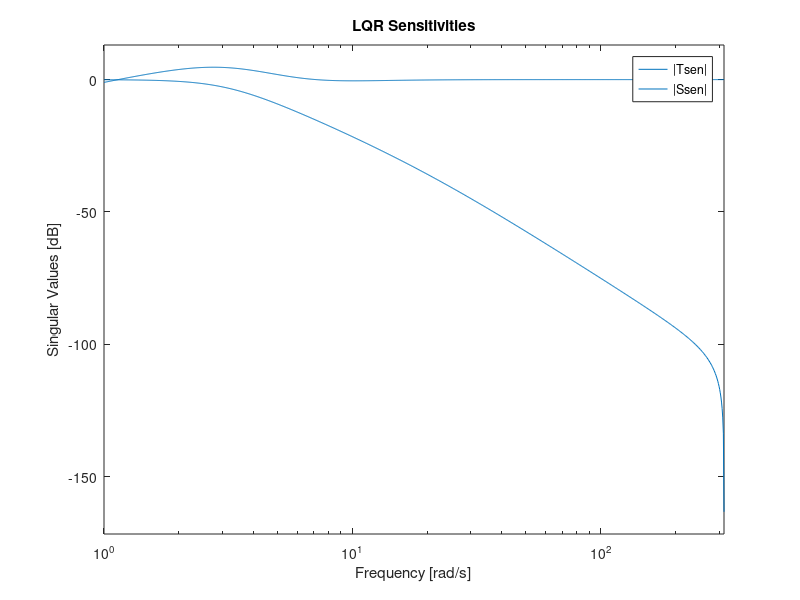
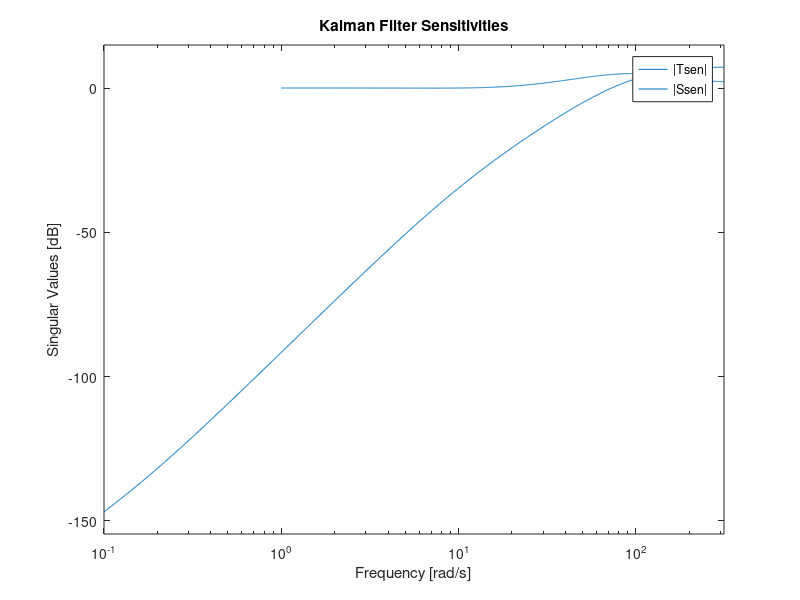
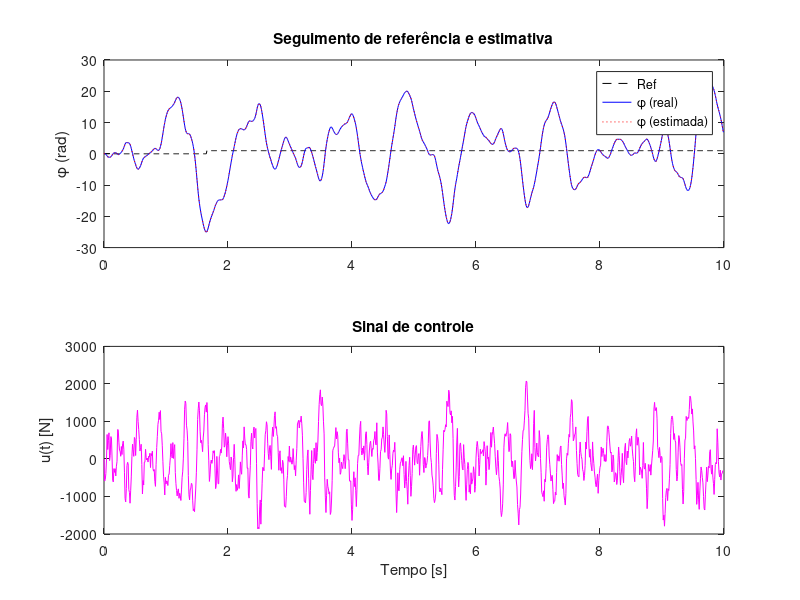

MATLAB code for these plots, in order:
%% Atividade 02: Controle do pêndulo invertido sobre carro usando LQG.
clear all; close all; clc;

%% Planta do pêndulo invertido 
% Ref.: https://ctms.engin.umich.edu/CTMS/index.php?example=InvertedPendulum&section=SystemModeling 
% A variável sensorialmente medida é a posição angular do pêndulo (phi)

% Parametros do sistema
M = 0.5; m = 0.2; b = 0.1; I = 0.006; g = 9.8; l = 0.3;   

% Modelo em Espaço de Estados Contínuo
p = I*(M+m)+M*m*l^2; 

A = [0      1              0           0;
     0 -(I+m*l^2)*b/p  (m^2*g*l^2)/p   0;
     0      0              0           1;
     0 -(m*l*b)/p       m*g*l*(M+m)/p  0];

B = [0; (I+m*l^2)/p; 0; m*l/p];

C = [1 0 0 0]; %[0 0 1 0 0] % apenas o angulo do pendulo é medido 

D = [0];

sys_ss_c = ss(A,B,C,D, ...
    'statename', {'x' 'x_dot' 'phi' 'phi_dot'}, ...
    'inputname',{'u'}, ...
    'outputname', {'y'});

% Modelo de Espaço de Estado Discreto
Ts = 0.01; % s
sys_ss_d = c2d(sys_ss_c,Ts)
[Ad, Bd, Cd, Dd] = ssdata(sys_ss_d);

% Modelo Aumentando de Espaço de Estado Discreto
% Adicionar o integrador
Aa = [1,     Cd*Ad;
       zeros(size(Ad,1),1), Ad];  
Ba = [Cd*Bd;
       Bd];
Ca = [1 0 0 0 0];    % [0 0 1 0 0]
Da = 0;

sys_ss_d_a = ss(Aa,Ba,Ca,Da,Ts)

% Verificação de controlabilidade e observabilidade
Co = ctrb(Ad, Bd); Ob = obsv(Ad, Cd);

if rank(Co) == size(Ad,1)
    disp("Sistema Controlável");
else
    warning("Sistema NÃO é Controlável");
end

if rank(Ob) == size(Ad,1)
    disp("Sistema Observável");
else
    warning("Sistema NÃO é Observável");
end

%% Controlador LQR
             % x  x_dot  phi  phi_dot  int   
Q_lqr = diag([ 1    1    100    100     1]);   % ponderação das variaveis de estados
R_lqr = 1;                                     % ponderação do sinal de controle

K = dlqr(Aa,Ba,Q_lqr,R_lqr)

%% Analise da resposta em frequencia do LQR
Tsen = ss(Aa-Ba*K,Ba*K(1),Ca,Da,Ts); % TODO: K(3) ou K(1)?
Ssen = eye(1,1)-Tsen; 

mt = max( sigma(Tsen) );
ms = max( sigma(Ssen) );

GmdB = min( 20*log10(ms/(ms-1)), 20*log10(1+(1/mt)) );
Pmdeg = (180/pi)*min( (2*asin(1/(2*ms)) ), (2*asin(1/(2*mt)) ) );

disp('Análise LQG');
disp('Margens de ganho e fase obtidas por análise de malha fechada:');
disp('GmdB = '); disp(GmdB);
disp('Pmdeg = '); disp(Pmdeg);

figure; sigma(Tsen); hold; sigma(Ssen); grid;
legend('|Tsen|','|Ssen|'); title('LQR Sensitivities');

%% Filtro de Kalman (Observador)
            % x  x_dot  phi  phi_dot  int
Q_kf = diag([ 1    1    100     1     50]);
R_kf = 1;
L = (dlqr(Aa',Ca',Q_kf,R_kf))' % metodo LQR

%% Analise da resposta em frequencia do Filtro de Kalman
% clear Tsen Ssen mt ms GmdB Pmdeg
Tsen = ss(Aa-L*Ca,L,Ca,Da,Ts);
Ssen = eye(1,1)-Tsen;

mt = max( sigma(Tsen) );
ms = max( sigma(Ssen) );

GmdB = min( 20*log10(ms/(ms-1)), 20*log10(1+(1/mt)) );
Pmdeg = (180/pi)*min( (2*asin(1/(2*ms)) ), (2*asin(1/(2*mt)) ) );

disp('Análise do Filtro de Kalman');
disp('Margens de ganho e fase obtidas por análise de malha fechada:');
disp('GmdB = '); disp(GmdB);
disp('Pmdeg = '); disp(Pmdeg);

figure; sigma(Tsen); hold; sigma(Ssen); grid;
legend('|Tsen|','|Ssen|'); title('Kalman Filter Sensitivities');

%% Compensador dinâmico completo LQG

% Configurações da simulação
tfinal = 10;                % tempo de simulação (s)
N = round(tfinal/Ts);       % numero de amostras
t = 0:Ts:N*Ts-Ts;           

% Condições iniciais
x(:,1) = [0.1; 0; 0.1; 0];   % posição, velocidade, angulo, velocidade angular
xa(:,1) = [0; 0; 0; 0; 0];   % integrador + estados estimados

y(1) = C*x(:,1);             % saida medida inicial
ya(1) = Ca*xa(:,1);          % saida estimada inicial

x1e(1) = xa(2,1); 
x2e(1) = xa(3,1);
x3e(1) = xa(4,1);
x4e(1) = xa(5,1);

% Disturbios na entrada e saida
w = 1*wgn(1,N, 1e-3, 'linear');
% w2(1:round(N/2))=0; w2(round(N/2)+1:N)=+0.02; 
v = 1*wgn(1,N, 1e-3, 'linear'); 
v2(1:round(N/2))=0; v2(round(N/2)+1:N)=+0.2*0;

ref(1:round(N/6))= 0; ref(round(N/6):N)=1;   % referencia 
u = zeros(1, N);    % controle aplicado
du = zeros(1, N);  

% Simulação
for k = 2:N
    % Sistema real
    x(:,k) = Ad*x(:,k-1) + Bd*u(k-1) + [1;0;0;0]*w(k); 
    y(k) = C*x(:,k) + v(k) +v2(k);                        
    
    % Estimador de estados (Filtro de Kalman com integrador)
    xa(:,k) = Aa*xa(:,k-1) + Ba*du(k-1) + L*( y(k-1) - ya(k-1) );
    ya(k) = Ca*xa(:,k);

    % Controle LQR com ação integrativa
    du(k) = K * ( [ref(N); zeros(4,1)] - xa(:,k) );
    
    % Atualiza controle total aplicando integrador na entrada
    u(k) = u(k-1) + du(k);

    % Estados estimados individualmente
%     x1e(k) = xa(2,k);
%     x2e(k) = xa(3,k);
%     x3e(k) = xa(4,k);
%     x4e(k) = xa(5,k);
end

% Calculo da Função Custo (TODO: validacao pendente)
% J = sum(x(3,:).^2 + u.^2)

%% Plots
% Comparação entre referência, saída real e estimada
figure;
subplot(2,1,1)
    plot(t, ref, 'k--'); hold on;
    plot(t, y, 'b'); 
    plot(t, ya, 'r:');
    legend('Ref', '\phi (real)', '\phi (estimada)');
    ylabel('\phi (rad)');
    title('Seguimento de referência e estimativa');

subplot(2,1,2)
    plot(t, u, 'm');
    ylabel('u(t) [N]');
    xlabel('Tempo [s]');
    title('Sinal de controle');
